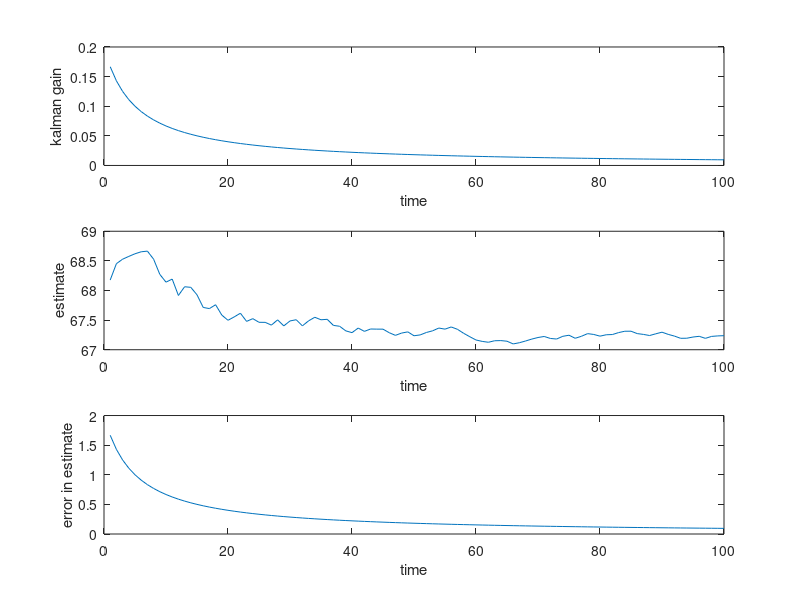

Here is the MATLAB script that generated this plot: (Note: this script raises an error after producing the figure.)
% Kalman filter equation example
clc;
clear all;
close all;

% input

EST = 68; % intial estimate
Eest = 2; % intial error in estimate

Emea = 10; % error in measurement

% measured value (random numbers between 70 and 80)
% generate N random numbers in the interval(a,b) : r = a + (b-a).*rand(N,1)

MEA = 71 + (71-79).*rand(100,1);

for i = 1:100
    KG = Eest / (Eest + Emea);
    EST = EST + KG*(MEA(i) - EST);
    Eest = (1-KG)*Eest;
    kalman_gain(i) = KG;
    estimate(i) = EST;
    error_in_estimate(i) = Eest;
end


figure ('Name','Kalman Gain , Estimate and Error')

subplot(3,1,1)
plot(kalman_gain)
xlabel('time')
ylabel('kalman gain')

subplot(3,1,2)
plot(estimate)
% hold on
% plot(MEA)
xlabel('time')
ylabel('estimate')
% legend('estimate','measure')

subplot(3,1,3)
plot(error_in_estimate)
xlabel('time')
ylabel('error in estimate')

suptitle('Kalman Gain , Estimate and Error')
